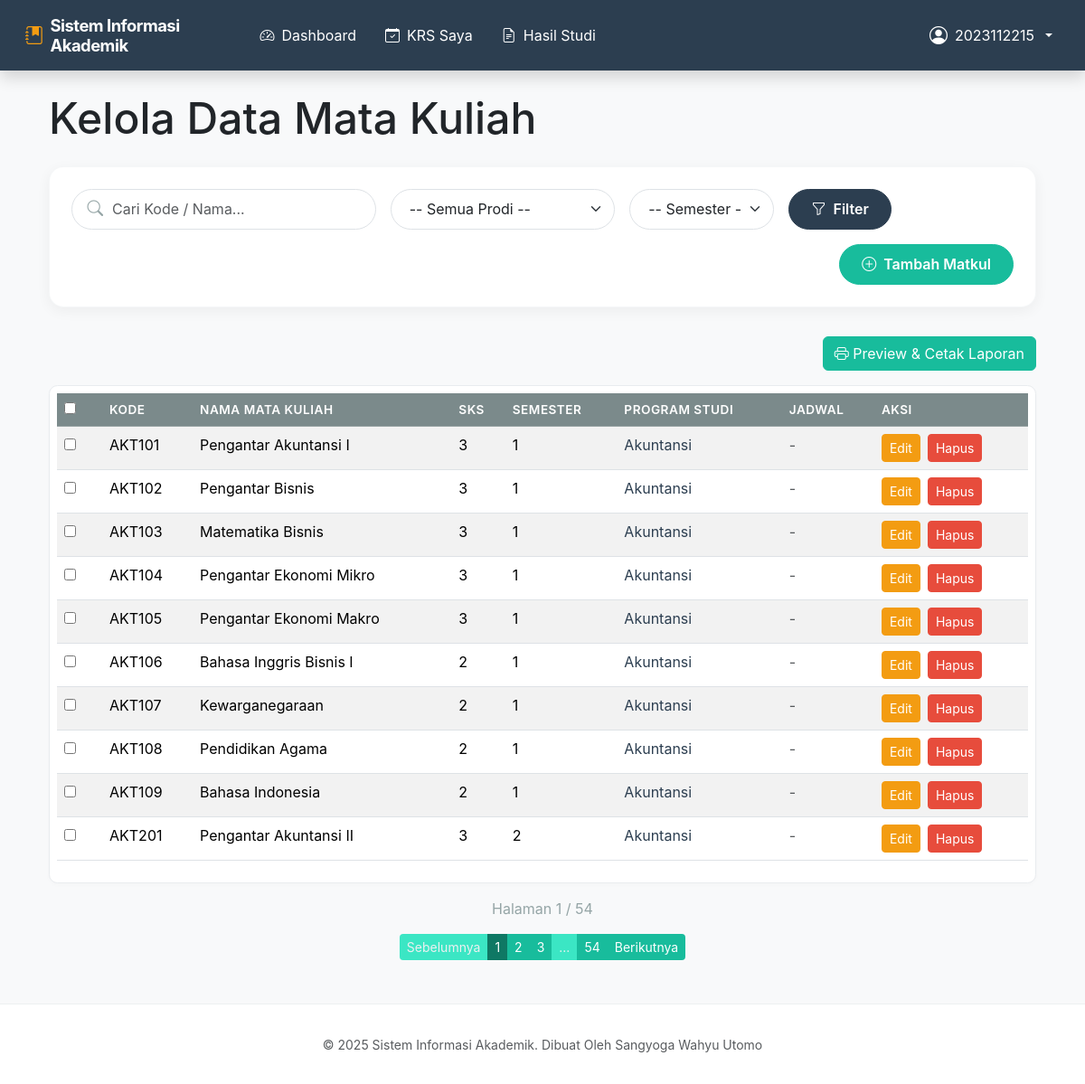
Screenshot of /matkul (signed in) with the database file from the repository.
### tables this page shows
CREATE TABLE tbMatakuliah (
            kode_matkul TEXT PRIMARY KEY, 
            nama_matkul TEXT NOT NULL, 
            sks INTEGER,
            semester INTEGER,
            prodi TEXT
        , hari TEXT, jam_mulai TEXT, jam_selesai TEXT, ruang TEXT);

### routes/admin.py (the view)
@admin_bp.route('/matkul')
def daftar_matkul():
    if not session.get('logged_in'):
        flash('Anda harus login untuk mengakses halaman ini.', 'warning')
        return redirect(url_for('auth.login'))
    conn = get_db()
    page = request.args.get('page', 1, type=int)
    q = request.args.get('q', '')
    prodi = request.args.get('prodi', '')
    semester = request.args.get('semester', '', type=str)
    offset = (page - 1) * PER_PAGE
    data = repo.daftar_matkul(conn, search_term=q, prodi=prodi, semester=semester, limit=PER_PAGE, offset=offset)
    total_data = repo.hitung_jumlah_matkul(conn, search_term=q, prodi=prodi, semester=semester)
    total_pages = ceil(total_data / PER_PAGE)
    daftar_prodi = repo.ambil_daftar_prodi(conn)
    if (q or prodi or semester) and not data and total_data == 0:
        flash(f"Tidak ada data Mata Kuliah yang ditemukan.", 'info')
    return render_template('matkul.html',
                           data=data,
                           page=page,
                           total_pages=total_pages,
                           q=q,
                           prodi=prodi,
                           semester=semester,
                           daftar_prodi=daftar_prodi,
                           total_data=total_data,
                           PER_PAGE=PER_PAGE)

### app.py (called while the page is built, shortened)
@app.context_processor
def inject_totals():
    return dict(nav_total_pending=0)

@app.teardown_appcontext
def close_connection(exception):
    repo.close_connection(exception)

### repository.py (called while the page is built)
def get_db():
    db = getattr(g, '_database', None)
    if db is None:
        db = g._database = sqlite3.connect(DATABASE_NAME)
        db.row_factory = sqlite3.Row
    return db

def close_connection(exception):
    db = getattr(g, '_database', None)
    if db is not None:
        db.close()

def daftar_matkul(conn, search_term=None, prodi=None, semester=None, limit=None, offset=0):
    cursor = conn.cursor()
    query = "SELECT * FROM tbMatakuliah WHERE 1=1"
    params = []
    if search_term:
        query += " AND (kode_matkul LIKE ? OR nama_matkul LIKE ?)"
        params.extend([f'%{search_term}%', f'%{search_term}%'])
    if prodi:
        query += " AND prodi = ?"
        params.append(prodi)
    if semester:
        query += " AND semester = ?"
        params.append(semester)
    query += " ORDER BY kode_matkul"
    if limit is not None:
        query += " LIMIT ? OFFSET ?"
        params.extend([limit, offset])
    cursor.execute(query, params)
    return cursor.fetchall()

def hitung_jumlah_matkul(conn, search_term=None, prodi=None, semester=None):
    cursor = conn.cursor()
    query = "SELECT COUNT(*) FROM tbMatakuliah WHERE 1=1"
    params = []
    if search_term:
        query += " AND (kode_matkul LIKE ? OR nama_matkul LIKE ?)"
        params.extend([f'%{search_term}%', f'%{search_term}%'])
    if prodi:
        query += " AND prodi = ?"
        params.append(prodi)
    if semester:
        query += " AND semester = ?"
        params.append(semester)
    cursor.execute(query, params)
    return cursor.fetchone()[0]

def ambil_daftar_prodi(conn):
    cursor = conn.cursor()
    cursor.execute('SELECT DISTINCT prodi FROM tbMatakuliah WHERE prodi != "Umum" ORDER BY prodi')
    return [row[0] for row in cursor.fetchall()]

### routes/general.py (called while the page is built)
def get_db():
    return repo.get_db()

### templates/matkul.html (shortened to what this page needs)
{% extends "base.html" %}
{% block content %}
<div class="container">
    <h1 class="mb-4">Kelola Data Mata Kuliah</h1>
    <form method="GET" action="{{ url_for('admin.daftar_matkul') }}" class="filter-card">
        <div class="row g-3 align-items-center">
            <div class="col-md-4">
                <div class="search-input-group">
                    <input type="text" name="q" class="form-control" placeholder="Cari Kode / Nama..." value="{{ q }}"
                        oninput="toggleClear(this)">
                </div>
            </div>
            <div class="col-md-3">
                <select name="prodi" class="form-select filter-select" onchange="this.form.submit()">
                    <option value="">-- Semua Prodi --</option>
                </select>
            </div>
            <div class="col-md-2">
                <select name="semester" class="form-select filter-select" onchange="this.form.submit()">
                    <option value="">-- Semester --</option>
                </select>
            </div>
            <div class="col-auto">
                <button type="submit" class="btn btn-primary btn-filter-apply">
                    <i class="bi bi-funnel"></i> Filter
                </button>
            </div>
            <div class="col-md-auto ms-auto text-md-end">
                <a href="{{ url_for('admin.tambah_matkul') }}" class="btn btn-success btn-filter-apply">
                    <i class="bi bi-plus-circle"></i> Tambah Matkul
                </a>
            </div>
        </div>
    </form>
    <form id="reportForm" action="{{ url_for('admin.preview_report') }}" method="post" target="_blank">
        <div class="mb-3 d-flex justify-content-end">
            <button type="submit" class="btn btn-success">
                <i class="bi bi-printer"></i> Preview & Cetak Laporan
            </button>
        </div>
    </form>
    <div class="table-responsive">
        <table class="table table-striped table-hover">
            <thead class="table-dark">
                <tr>
                    <th scope="col" style="width: 50px;"><input type="checkbox" id="selectAll"></th>
                    <th scope="col">Kode</th>
                    <th scope="col">Nama Mata Kuliah</th>
                    <th scope="col">SKS</th>
                    <th scope="col">Semester</th>
                    <th scope="col">Program Studi</th>
                    <th scope="col">Jadwal</th>
                    <th scope="col">Aksi</th>
                </tr>
            </thead>
            <tbody>
                {% for mk in data %}
                <tr>
                    <td><input type="checkbox" value="{{ mk['kode_matkul'] }}" class="select-item"></td>
                    <td>{{ mk['kode_matkul'] }}</td>
                    <td>{{ mk['nama_matkul'] }}</td>
                    <td>{{ mk['sks'] }}</td>
                    <td>{{ mk['semester'] }}</td>
                    <td><span class="{{ 'text-primary' if mk['prodi'] else 'text-muted' }}">{{ mk['prodi'] if
                            mk['prodi'] else 'Semua Prodi' }}</span></td>
                    <td>
                        {% if mk['hari'] %}
                        <small class="d-block fw-bold text-dark">{{ mk['hari'] }}</small>
                        <small class="text-muted">{{ mk['jam_mulai'] }} - {{ mk['jam_selesai'] }}</small>
                        {% if mk['ruang'] %}<br><span class="badge bg-light text-dark border">{{ mk['ruang'] }}</span>{%
                        endif %}
                        {% else %}
                        <span class="text-muted">-</span>
                        {% endif %}
                    </td>
                    <td>
                        <div class="d-flex gap-2">
                            <a href="{{ url_for('admin.edit_matkul', kode=mk['kode_matkul']) }}"
                                class="btn btn-sm btn-warning">Edit</a>
                            <form action="{{ url_for('admin.hapus_matkul', kode=mk['kode_matkul']) }}" method="post"
                                onsubmit="return confirm('Yakin hapus data ini?')">
                                <button type="submit" class="btn btn-sm btn-danger">Hapus</button>
                            </form>
                        </div>
                    </td>
                </tr>
                {% else %}
                <tr>
                    <td colspan="7" class="text-center">Tidak ada data mata kuliah.</td>
                </tr>
                {% endfor %}
            </tbody>
        </table>
    </div>
    {% if total_pages > 1 %}
    <p class="text-center mt-3 text-secondary">
        Halaman {{ page }} / {{ total_pages }}
    </p>
    <nav aria-label="Page navigation" class="mb-4">
        <ul class="pagination justify-content-center pagination-sm">
            <li class="page-item {% if page == 1 %}disabled{% endif %}">
                <a class="page-link"
                    href="{{ url_for('admin.daftar_matkul', page=page-1, q=q, prodi=prodi, semester=semester) }}">Sebelumnya</a>
            </li>
            {% set start = [1, page - 2]|max %}
            {% set end = [total_pages, page + 2]|min %}
            {% for p in range(start, end + 1) %}
            <li class="page-item {% if p == page %}active{% endif %}">
                <a class="page-link"
                    href="{{ url_for('admin.daftar_matkul', page=p, q=q, prodi=prodi, semester=semester) }}">{{ p }}</a>
            </li>
            {% endfor %}
            {% if end < total_pages %} {% if end < total_pages - 1 %} <li class="page-item disabled"><span
                    class="page-link">...</span></li>
                {% endif %}
                <li class="page-item"><a class="page-link"
                        href="{{ url_for('admin.daftar_matkul', page=total_pages, q=q, prodi=prodi, semester=semester) }}">{{
                        total_pages }}</a></li>
                {% endif %}
                <li class="page-item {% if page == total_pages %}disabled{% endif %}">
                    <a class="page-link"
                        href="{{ url_for('admin.daftar_matkul', page=page+1, q=q, prodi=prodi, semester=semester) }}">Berikutnya</a>
                </li>
        </ul>
    </nav>
    {% endif %}
</div>
{% endblock %}

### templates/base.html (shortened to what this page needs)
<!DOCTYPE html>
<html lang="id">
<head>
    <link href="https://cdn.jsdelivr.net/npm/bootswatch@5.3.3/dist/flatly/bootstrap.min.css" rel="stylesheet">
    <link rel="stylesheet" href="https://cdn.jsdelivr.net/npm/bootstrap-icons@1.11.3/font/bootstrap-icons.min.css">
    <link rel="stylesheet" href="{{ url_for('static', filename='css/style.css') }}">
</head>
<body>
    {% block navbar %}
    <nav class="navbar navbar-expand-lg navbar-dark bg-primary sticky-top shadow">
        <div class="container-fluid">
            <a class="navbar-brand d-flex align-items-center" href="{{ url_for('general.index') }}">
                <i class="bi bi-journal-bookmark-fill me-2 fs-5 fs-sm-4 text-warning"></i>
                <span class="fw-bold text-wrap" style="max-width: 200px; line-height: 1.2;">Sistem Informasi
                    Akademik</span>
            </a>
            <div class="collapse navbar-collapse" id="navbarNav">
                {% if session.get('logged_in') %}
                <ul class="navbar-nav me-auto">
                    <li class="nav-item">
                        <a class="nav-link px-3 d-flex align-items-center gap-2" href="{{ url_for('general.index') }}">
                            <i class="bi bi-speedometer2"></i> Dashboard
                        </a>
                    </li>
                    {% if session.get('role') == 'Mahasiswa' %}
                    <li class="nav-item">
                        <a class="nav-link px-3 d-flex align-items-center gap-2"
                            href="{{ url_for('mahasiswa.manage_krs', nim=session.get('username')) }}">
                            <i class="bi bi-calendar-check"></i> KRS Saya
                        </a>
                    </li>
                    <li class="nav-item">
                        <a class="nav-link px-3 d-flex align-items-center gap-2" href="{{ url_for('mahasiswa.lihat_khs') }}">
                            <i class="bi bi-file-earmark-text"></i> Hasil Studi
                        </a>
                    </li>
                    {% endif %}
                </ul>
                <ul class="navbar-nav ms-auto align-items-center">
                    <li class="nav-item dropdown">
                        <a class="nav-link dropdown-toggle d-flex align-items-center gap-2" href="#"
                            data-bs-toggle="dropdown">
                            <i class="bi bi-person-circle fs-5"></i>
                            <span>{{ session.get('username') }}</span>
                        </a>
                    </li>
                </ul>
                {% else %}
                <ul class="navbar-nav ms-auto">
                    <li class="nav-item">
                        <a class="btn btn-outline-light px-4" href="{{ url_for('auth.login') }}">Masuk</a>
                    </li>
                </ul>
                {% endif %}
            </div>
        </div>
    </nav>
    {% endblock %}
    {% block content_container %}
    <div class="container my-4 flex-grow-1">
        {% block content %}{% endblock %}
    </div>
    {% endblock %}
    {% block footer %}
    <footer class="main-footer text-center">
        <div class="container">
            <small class="text-muted">
                &copy; 2025 Sistem Informasi Akademik. Dibuat Oleh Sangyoga Wahyu Utomo
            </small>
        </div>
    </footer>
    {% endblock %}
</body>
</html>

### static/css/style.css (style rules this page uses)
:root { --bs-primary: #2c3e50; --bs-success: #18bc9c; --bs-info: #3498db; --bs-danger: #e74c3c; }
body { background-color: #f8f9fa; display: flex; flex-direction: column; min-height: 100vh; font-family: 'Inter', -apple-system, BlinkMacSystemFont, "Segoe UI", Roboto, Helvetica, Arial, sans-serif; }
.navbar { padding: 0.75rem 1rem; box-shadow: 0 2px 10px rgba(0, 0, 0, 0.1); backdrop-filter: blur(10px); }
.navbar-brand { font-weight: 700; letter-spacing: -0.5px; font-size: 1.15rem; }
.table-responsive { background-color: white; border-radius: 0.6rem; padding: 0.5rem; border: 1px solid #e9ecef; box-shadow: 0 2px 5px rgba(0, 0, 0, 0.02); }
.table thead th { font-size: 0.85rem; text-transform: uppercase; letter-spacing: 0.5px; font-weight: 600; border-top: none; }
.main-footer { background: white; color: #7b8a8b; padding: 2rem 0; margin-top: auto; border-top: 1px solid #ecf0f1; }
.btn-warning { color: white !important; }
.filter-card { background: white; padding: 1.5rem; border-radius: 1rem; box-shadow: 0 4px 15px rgba(0, 0, 0, 0.05); margin-bottom: 2rem; border: 1px solid rgba(236, 240, 241, 0.5); transition: transform 0.3s ease; }
.search-input-group { position: relative; }
.search-input-group .form-control { border-radius: 50px; padding-left: 2.75rem; padding-right: 2.75rem; border: 1px solid #dee2e6; transition: all 0.3s ease; height: 45px; }
.filter-select { border-radius: 50px !important; padding-left: 1.25rem; border: 1px solid #dee2e6; height: 45px; cursor: pointer; }
.btn-filter-apply { border-radius: 50px !important; padding-left: 1.5rem; padding-right: 1.5rem; height: 45px; font-weight: 600; display: flex; align-items: center; justify-content: center; gap: 0.5rem; }

### rows the page displays
tbMatakuliah: kode_matkul "AKT101", nama_matkul "Pengantar Akuntansi I", sks "3", semester "1", prodi "Akuntansi"
tbMatakuliah: kode_matkul "AKT102", nama_matkul "Pengantar Bisnis", sks "3", semester "1", prodi "Akuntansi"
tbMatakuliah: kode_matkul "AKT103", nama_matkul "Matematika Bisnis", sks "3", semester "1", prodi "Akuntansi"
tbMatakuliah: kode_matkul "AKT104", nama_matkul "Pengantar Ekonomi Mikro", sks "3", semester "1", prodi "Akuntansi"
tbMatakuliah: kode_matkul "AKT105", nama_matkul "Pengantar Ekonomi Makro", sks "3", semester "1", prodi "Akuntansi"
tbMatakuliah: kode_matkul "AKT106", nama_matkul "Bahasa Inggris Bisnis I", sks "2", semester "1", prodi "Akuntansi"
tbMatakuliah: kode_matkul "AKT107", nama_matkul "Kewarganegaraan", sks "2", semester "1", prodi "Akuntansi"
tbMatakuliah: kode_matkul "AKT108", nama_matkul "Pendidikan Agama", sks "2", semester "1", prodi "Akuntansi"
tbMatakuliah: kode_matkul "AKT109", nama_matkul "Bahasa Indonesia", sks "2", semester "1", prodi "Akuntansi"
tbMatakuliah: kode_matkul "AKT201", nama_matkul "Pengantar Akuntansi II", sks "3", semester "2", prodi "Akuntansi"

### other values shown
{{ session.get('username') }} "2023112215"
{{ page }} "1"
{{ total_pages }} "54"
{{ p }} "1" "2" "3"
